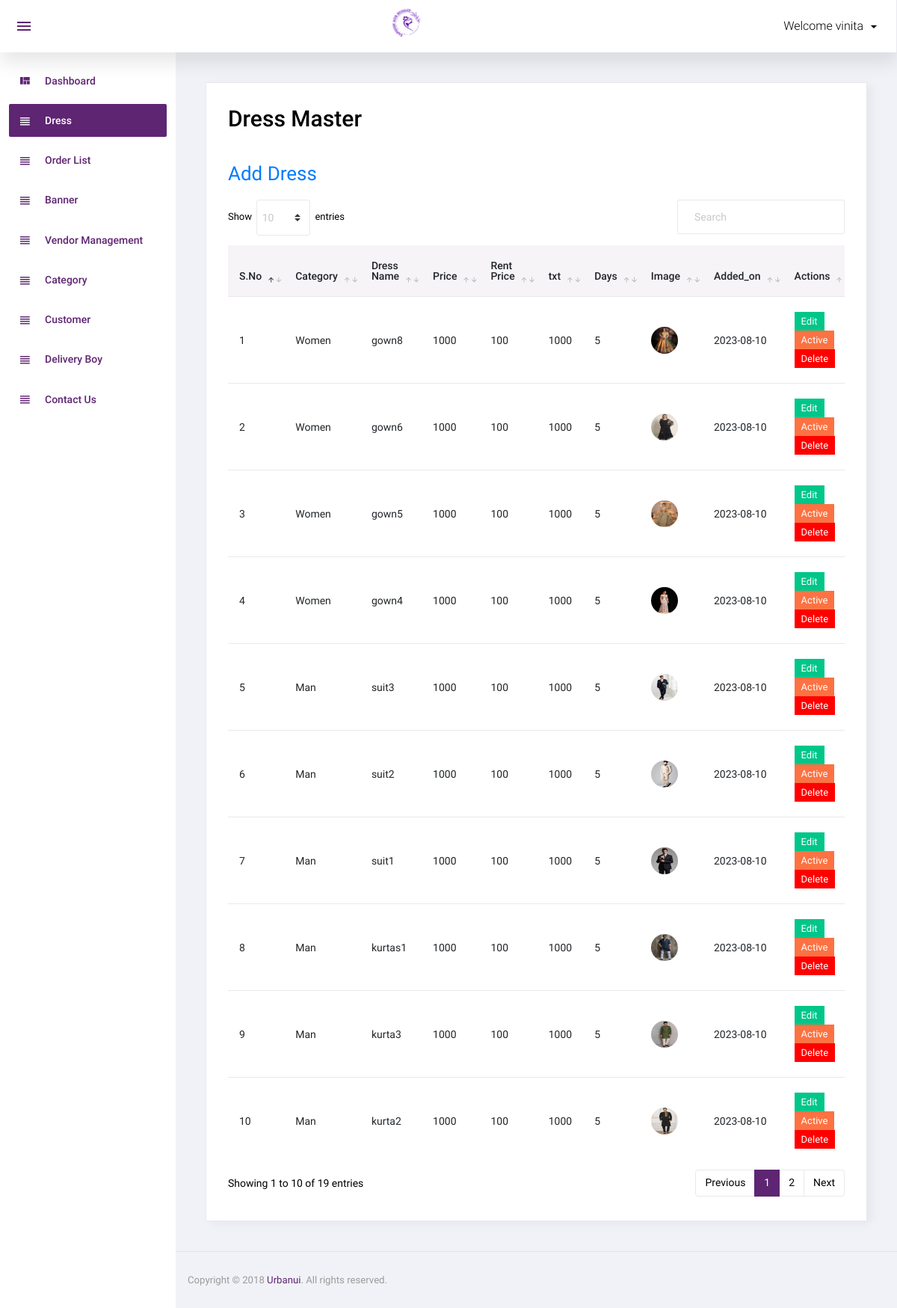
The page /admin/dress.php (signed in) on the database its author committed.
### tables this page shows
CREATE TABLE `dress` (
  `id` int(11) NOT NULL,
  `category_id` int(11) NOT NULL,
  `dress_name` varchar(100) NOT NULL,
  `price` float NOT NULL,
  `rent_price` float NOT NULL,
  `qty` int(11) NOT NULL,
  `security_charge` float NOT NULL,
  `image` varchar(255) NOT NULL,
  `short_desc` varchar(2000) NOT NULL,
  `discription` text NOT NULL,
  `meta_litle` varchar(2000) NOT NULL,
  `meta_desc` varchar(2000) NOT NULL,
  `status` int(11) NOT NULL,
  `added_on` datetime NOT NULL,
  `added_by` int(11) NOT NULL
);

CREATE TABLE `category` (
  `id` int(11) NOT NULL,
  `dress_category` varchar(50) NOT NULL,
  `booking_number` int(11) NOT NULL,
  `status` tinyint(4) NOT NULL,
  `added_on` datetime NOT NULL
);

### admin/dress.php (the view, shortened to what this page needs)
<?php
 include('top.php');
 $condition='';
$sql="select dress.*,category.dress_category from dress,category where
 dress.category_id= category.id $condition order by dress.id desc";
$res=mysqli_query($con,$sql);
$count=mysqli_num_rows($res);
?>
  <div class="card">
            <div class="card-body">
              <h1 class="grid_title">Dress Master</h1>
			        <a href="manage_dress.php" class="add_link">Add Dress</a>
              <div class="row grid_box">
				        <div class="col-12">
                  <div class="table-responsive">
                    <table id="order-listing" class="table">
                      <thead>
                        <tr>
                            <th width="2%">S.No </th>
                            <th width="4%">Category</th>
                            <th width="8%">Dress Name</th>
														<th width="1%">Price</th>
														<th width="11%">Rent Price</th>
														<th width="2%">txt</th>
														<th width="2%">Days</th>
														<th width="5%">Image</th>
                            <th width="8%">Added_on</th>
                            <th width="36%">Actions</th>
                        </tr>
                      </thead>
                      <tbody>
                        <?php if($count>0){
						              $i=1;
						              while($row=mysqli_fetch_assoc($res)){
						              ?>
						              <tr>
                            <td><?php echo $i?></td>
                            <td><?php echo $row['dress_category']?></td>
                            <td><?php echo $row['dress_name']?></td>
														<td><?php echo $row['price']?></td>
														<td><?php echo $row['rent_price']?></td>
														<td><?php echo $row['security_charge']?></td>
														<td><?php echo $row['qty']?></td>
														<td><a target="_blank" href="<?php echo SITE_DRESS_IMAGE.$row['image']?>">
														<img src="<?php echo SITE_DRESS_IMAGE.$row['image']?>">
													  </a></td>
													 <td>
														 <?php
														  $datestr=strtotime($row['added_on']);
															echo date('Y-m-d',$datestr);
															?>
                            </td>
							              <td>
                             <a href="manage_dress.php?id=<?php echo $row['id']?>"><label class="badge badge-success hand_cursor">Edit</label></a>&nbsp;
								             <?php
								             if($row['status']==1){
								             ?>
								             <a href="?id=<?php echo $row['id']?>&type=deactive"><label class="badge badge-danger hand_cursor">Active</label></a>
								             <?php
								             }else{
								              ?>
								             <a href="?id=<?php echo $row['id']?>&type=active"><label class="badge badge-info hand_cursor">Deactive</label></a>
								             <?php
								              }
								              ?>
								              <a href="?id=<?php echo $row['id']?>&type=delete"><label class="badge badge-danger delete_red hand_cursor">Delete</label></a>
							              </td>
                         </tr>
                          <?php
						              $i++;
						             } } else { ?>
						              <tr>
							              <td colspan="9">No data found</td>
						             </tr>
						              <?php } ?>
                      </tbody>
                    </table>
                  </div>
				       </div>
              </div>
            </div>
          </div>
<?php include('footer.php');?>

### rows shown on the page
dress: category.dress_category "Women", dress_name "gown8", price "1000", rent_price "100", security_charge "1000", qty "5", image (picture), added_on "2023-08-10"
dress: category.dress_category "Women", dress_name "gown6", price "1000", rent_price "100", security_charge "1000", qty "5", image (picture), added_on "2023-08-10"
dress: category.dress_category "Women", dress_name "gown5", price "1000", rent_price "100", security_charge "1000", qty "5", image (picture), added_on "2023-08-10"
dress: category.dress_category "Women", dress_name "gown4", price "1000", rent_price "100", security_charge "1000", qty "5", image (picture), added_on "2023-08-10"
dress: category.dress_category "Man", dress_name "suit3", price "1000", rent_price "100", security_charge "1000", qty "5", image (picture), added_on "2023-08-10"
dress: category.dress_category "Man", dress_name "suit2", price "1000", rent_price "100", security_charge "1000", qty "5", image (picture), added_on "2023-08-10"
dress: category.dress_category "Man", dress_name "suit1", price "1000", rent_price "100", security_charge "1000", qty "5", image (picture), added_on "2023-08-10"
dress: category.dress_category "Man", dress_name "kurtas1", price "1000", rent_price "100", security_charge "1000", qty "5", image (picture), added_on "2023-08-10"
dress: category.dress_category "Man", dress_name "kurta3", price "1000", rent_price "100", security_charge "1000", qty "5", image (picture), added_on "2023-08-10"
dress: category.dress_category "Man", dress_name "kurta2", price "1000", rent_price "100", security_charge "1000", qty "5", image (picture), added_on "2023-08-10"

### other values the page prints
$_SESSION['ADMIN_USERNAME'] "vinita"
